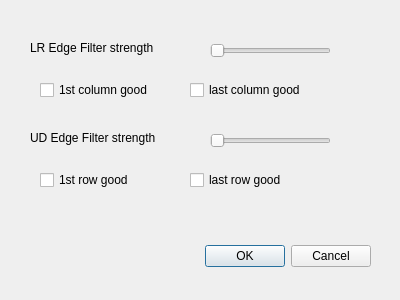
<?xml version="1.0" encoding="UTF-8"?>
<ui version="4.0">
 <class>AlignIdeaPosDialog</class>
 <widget class="QDialog" name="AlignIdeaPosDialog">
  <property name="geometry">
   <rect>
    <x>0</x>
    <y>0</y>
    <width>400</width>
    <height>300</height>
   </rect>
  </property>
  <property name="windowTitle">
   <string>Dialog</string>
  </property>
  <widget class="QDialogButtonBox" name="buttonBox">
   <property name="geometry">
    <rect>
     <x>30</x>
     <y>240</y>
     <width>341</width>
     <height>32</height>
    </rect>
   </property>
   <property name="orientation">
    <enum>Qt::Horizontal</enum>
   </property>
   <property name="standardButtons">
    <set>QDialogButtonBox::Cancel|QDialogButtonBox::Ok</set>
   </property>
  </widget>
  <widget class="QSlider" name="lrSlider">
   <property name="geometry">
    <rect>
     <x>210</x>
     <y>40</y>
     <width>121</width>
     <height>22</height>
    </rect>
   </property>
   <property name="maximum">
    <number>3</number>
   </property>
   <property name="pageStep">
    <number>1</number>
   </property>
   <property name="orientation">
    <enum>Qt::Horizontal</enum>
   </property>
  </widget>
  <widget class="QLabel" name="label">
   <property name="geometry">
    <rect>
     <x>30</x>
     <y>40</y>
     <width>131</width>
     <height>16</height>
    </rect>
   </property>
   <property name="text">
    <string>LR Edge Filter strength</string>
   </property>
  </widget>
  <widget class="QLabel" name="label_2">
   <property name="geometry">
    <rect>
     <x>30</x>
     <y>130</y>
     <width>141</width>
     <height>16</height>
    </rect>
   </property>
   <property name="text">
    <string>UD Edge Filter strength</string>
   </property>
  </widget>
  <widget class="QSlider" name="udSlider">
   <property name="geometry">
    <rect>
     <x>210</x>
     <y>130</y>
     <width>121</width>
     <height>22</height>
    </rect>
   </property>
   <property name="maximum">
    <number>3</number>
   </property>
   <property name="pageStep">
    <number>1</number>
   </property>
   <property name="orientation">
    <enum>Qt::Horizontal</enum>
   </property>
  </widget>
  <widget class="QCheckBox" name="FirstColGood">
   <property name="geometry">
    <rect>
     <x>40</x>
     <y>80</y>
     <width>131</width>
     <height>20</height>
    </rect>
   </property>
   <property name="text">
    <string>1st column good</string>
   </property>
  </widget>
  <widget class="QCheckBox" name="LastColGood">
   <property name="geometry">
    <rect>
     <x>190</x>
     <y>80</y>
     <width>131</width>
     <height>20</height>
    </rect>
   </property>
   <property name="text">
    <string>last column good</string>
   </property>
  </widget>
  <widget class="QCheckBox" name="FirstRowGood">
   <property name="geometry">
    <rect>
     <x>40</x>
     <y>170</y>
     <width>111</width>
     <height>20</height>
    </rect>
   </property>
   <property name="text">
    <string>1st row good</string>
   </property>
  </widget>
  <widget class="QCheckBox" name="LastRowGood">
   <property name="geometry">
    <rect>
     <x>190</x>
     <y>170</y>
     <width>131</width>
     <height>20</height>
    </rect>
   </property>
   <property name="text">
    <string>last row good</string>
   </property>
  </widget>
 </widget>
 <resources/>
 <connections>
  <connection>
   <sender>buttonBox</sender>
   <signal>accepted()</signal>
   <receiver>AlignIdeaPosDialog</receiver>
   <slot>accept()</slot>
   <hints>
    <hint type="sourcelabel">
     <x>248</x>
     <y>254</y>
    </hint>
    <hint type="destinationlabel">
     <x>157</x>
     <y>274</y>
    </hint>
   </hints>
  </connection>
  <connection>
   <sender>buttonBox</sender>
   <signal>rejected()</signal>
   <receiver>AlignIdeaPosDialog</receiver>
   <slot>reject()</slot>
   <hints>
    <hint type="sourcelabel">
     <x>316</x>
     <y>260</y>
    </hint>
    <hint type="destinationlabel">
     <x>286</x>
     <y>274</y>
    </hint>
   </hints>
  </connection>
 </connections>
</ui>
